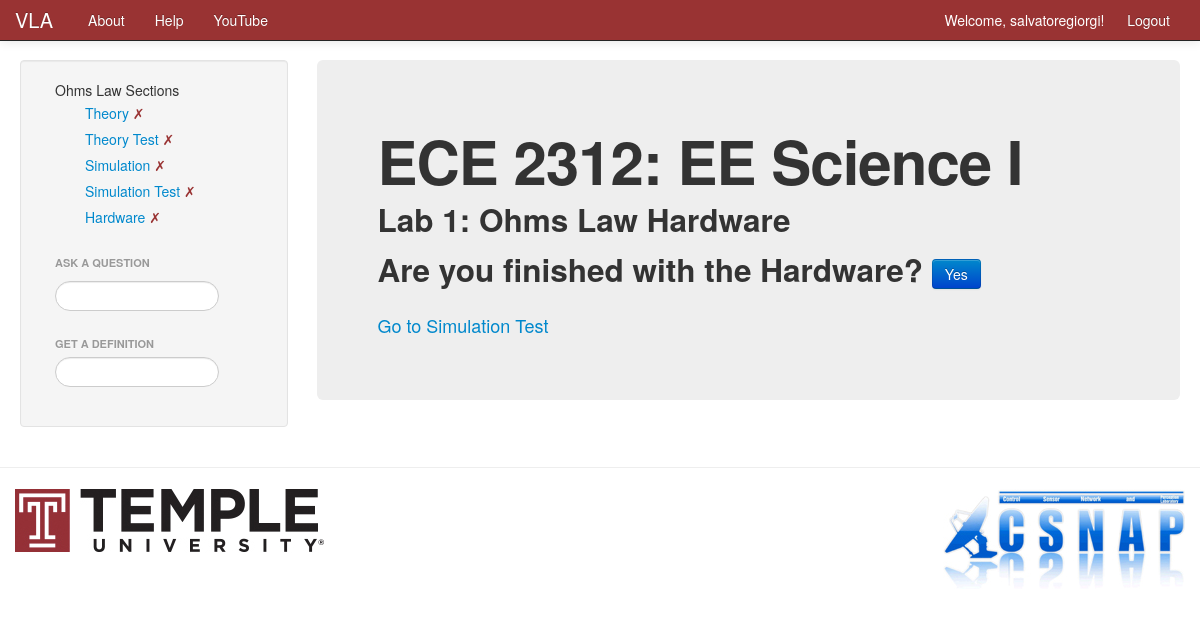
/VLA/course/EE_Science_I/Ohms_Law/hardware/Ohms_Law_Hardware/ (signed in), run on an earlier commit of the app's database.
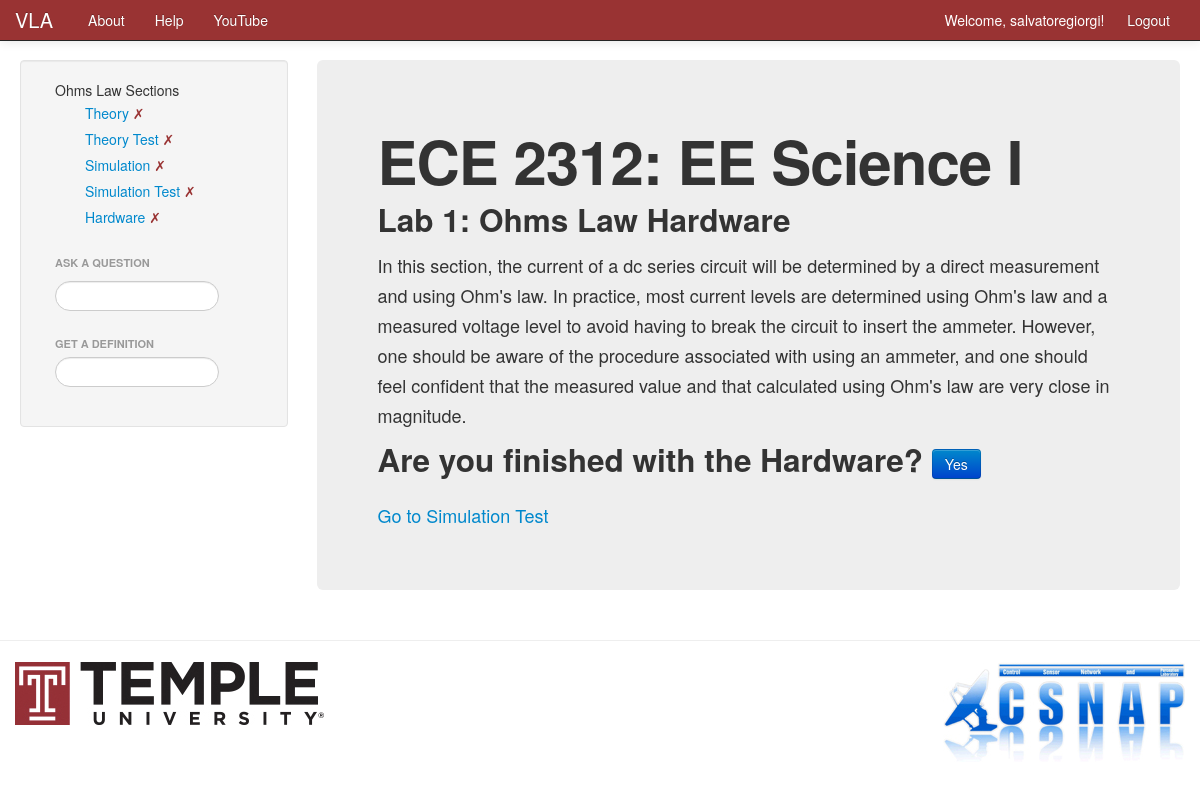
And on a later commit of the database.
### VLA/models.py (models this page shows, shortened)
class HardwareElement(models.Model):
    hardware = models.ForeignKey(Hardware)
    name = models.CharField(max_length=128)
    number = models.IntegerField(default=0)
    text_input = models.TextField(blank=True)
    image_input = models.FileField(upload_to='static/', blank=True)
    equation_input = models.CharField(max_length=64, blank=True)
    TYPE_CHOICES = (
        ('text', 'text'),
        ('image', 'image'),
        ('equation', 'equation'),
        ('latex', 'latex'),
        ('table', 'table'),
    )
    element_type = models.CharField(choices=TYPE_CHOICES, max_length=8)

### VLA/views.py (the view)
# urls.py: url(r'^course/(?P<course_name_url>\w+)/(?P<lab_name_url>\w+)/hardware/(?P<hardware_name_url>\w+)/$', views.hardware, name='hardware'),
def hardware(request, course_name_url, lab_name_url, hardware_name_url):
    lab_name = lab_name_url.replace('_', ' ')
    course_name = course_name_url.replace('_', ' ')
    hardware_name = hardware_name_url.replace('_', ' ')
    context_dict = {'lab_name': lab_name}
    context_dict['def_searched'] = False
    context_dict['def_list'] = Node.objects.all()
    try:
        course = Course.objects.get(name=course_name)
        lab = Laboratory.objects.filter(course=course).get(name=lab_name)
        lab.url = lab_name_url
        course.url = course_name_url
        context_dict['lab'] = lab
        context_dict['course'] = course
        context_dict = get_sections(context_dict, lab)
        context_dict['hardware_elements'] = HardwareElement.objects.filter(hardware=context_dict['hardware'])
    except Course.DoesNotExist:
        pass
    if not request.user.is_authenticated():
        return render(request, 'VLA/login.html')
    else:
        if request.method == 'POST':
            context_dict['hardware'].is_completed = True
            context_dict['hardware'].save()
        return render(request, 'VLA/hardware.html', context_dict)

### VLA/templates/VLA/hardware.html (shortened to what this page needs)
{% extends 'VLA/base.html' %}
{% load staticfiles %}
{% block sidetitle %}{{ lab_name }} Sections{% endblock %}
{% block sidebar %}
    {% include 'VLA/lab_section_list.html' with labs=labs %}
{% endblock %}
{% block body_block %}
<div class="hero-unit">
    <h1>{{ course.subj }} {{ course.course_number }}: {{ course.name }}</h1>
    <h2>Lab {{ lab.lab_number }}: {{ hardware.name }}</h2>
    {% if hardware_elements %}
    {% for element in hardware_elements %}
        {% if element.element_type == 'text' %}
            <p>{{ element.text_input}}</p>
        {% elif element.element_type == 'image' %}
            <p><center><img src="{% static element.image_input %}"></center></p>
        {% elif element.element_type == 'latex' %}
            <p><center>$${{ element.equation_input}}$$</center></p>
        {% elif element.element_type == 'equation' %}
            <p><center>{{ element.equation_input}}</center></p>
        {% endif %}
    {% endfor %}
    {% endif %}
    {% if not hardware.is_completed %}
        <form method="post" action="{% url 'theorytest' course.url lab.url hardware.url %}">
            <h2>Are you finished with the Hardware? <input class="btn btn-primary" type="submit" name="submit" value="Yes"/></h2>
        </form>
    {% endif %}
    {% if simulationtest %}
        <a href="{% url 'simulationtest' course.url lab.url simulationtest.url %}">Go to Simulation Test</a>
    {% endif %}
</div>
{% endblock %}

What changed in the data, as far as the page shows it:
now on this page (row edited): HardwareElement: text_input "In this section, the current of a dc series circuit will be determined by a direct measurement and using Ohm's law. In practice, most current levels are determined using Ohm's law and a measured voltage level to avoid having to break the circuit to insert the ammeter. However, one should be aware of the procedure associated with using an ammeter, and one should feel confident that the measured value and that calculated using Ohm's law are very close in magnitude."
